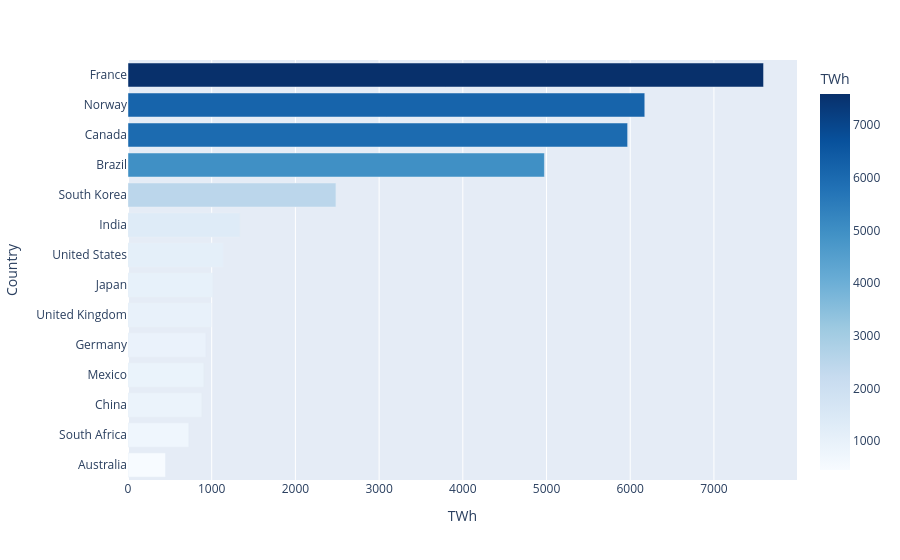

Here is the notebook cell this chart was saved with:
### Code cell
fig = px.bar(
    df_low.sort_values('TWh'),
    x='TWh',
    y='Country',
    orientation='h',
    color='TWh',
    color_continuous_scale='Blues'
)

fig.show()

### Figure 1 — Plotly figure (JSON) as saved in the notebook; plotly's stock layout.template omitted (floating-point values rounded to 4 significant figures)
{"data": [{"hovertemplate": "TWh=%{marker.color}<br>Country=%{y}<extra></extra>", "legendgroup": "", "marker": {"color": [448.0, 726.0, 882.0, 906.0, 929.0, 993.0, 1012.0, 1137.0, 1336.0, 2484.0, 4975.0, 5969.0, 6174.0, 7593.0], "coloraxis": "coloraxis", "pattern": {"shape": ""}}, "name": "", "orientation": "h", "showlegend": false, "textposition": "auto", "type": "bar", "x": [448.0, 726.0, 882.0, 906.0, 929.0, 993.0, 1012.0, 1137.0, 1336.0, 2484.0, 4975.0, 5969.0, 6174.0, 7593.0], "xaxis": "x", "y": ["Australia", "South Africa", "China", "Mexico", "Germany", "United Kingdom", "Japan", "United States", "India", "South Korea", "Brazil", "Canada", "Norway", "France"], "yaxis": "y"}], "layout": {"barmode": "relative", "coloraxis": {"colorbar": {"title": {"text": "TWh"}}, "colorscale": [[0, "rgb(247,251,255)"], [0.125, "rgb(222,235,247)"], [0.25, "rgb(198,219,239)"], [0.375, "rgb(158,202,225)"], [0.5, "rgb(107,174,214)"], [0.625, "rgb(66,146,198)"], [0.75, "rgb(33,113,181)"], [0.875, "rgb(8,81,156)"], [1, "rgb(8,48,107)"]]}, "legend": {"tracegroupgap": 0}, "margin": {"t": 60}, "xaxis": {"anchor": "y", "domain": [0, 1], "title": {"text": "TWh"}}, "yaxis": {"anchor": "x", "domain": [0, 1], "title": {"text": "Country"}}}}
